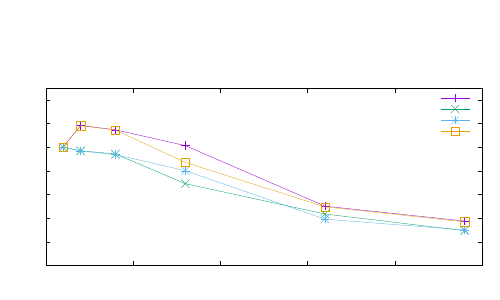

This chart was generated by the following gnuplot code:
set terminal cairolatex color
set output 'group003-gnuplottex-fig6.tex'
#set key at 15.8,41
set size 1.0,0.75
unset log
unset label
#set xtic auto offset 0,-0.5 font ",10"
#set ytic 25 font ",10"
#Set Info
set xlabel "Number of Threads"
#set xlabel offset 0,-0.5
set ylabel "Scaling Efficiency"
#set ylabel offset -1.25,0
#set xr [0.0:16.0]
set yr [0.0:1.5]
plot "./benchmarking/blocked/strong/p025strong.txt" u 1:(72.639657/$2/$1) t 'p = 0.025' w linespoints, \
"./benchmarking/blocked/strong/p05strong.txt" u 1:(59.38055419/$2/$1) t 'p = 0.050' w lp, \
"./benchmarking/blocked/strong/p10strong.txt" u 1:(39.7338488101/$2/$1) t 'p = 0.100' w lp, \
"./benchmarking/blocked/strong/p30strong.txt" u 1:(48.6280469/$2/$1) t 'p = 0.300' w lp
